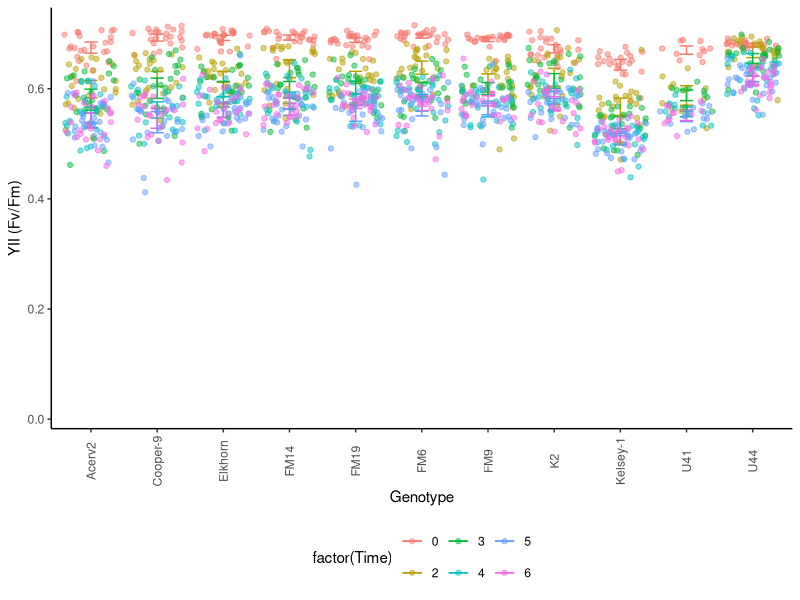
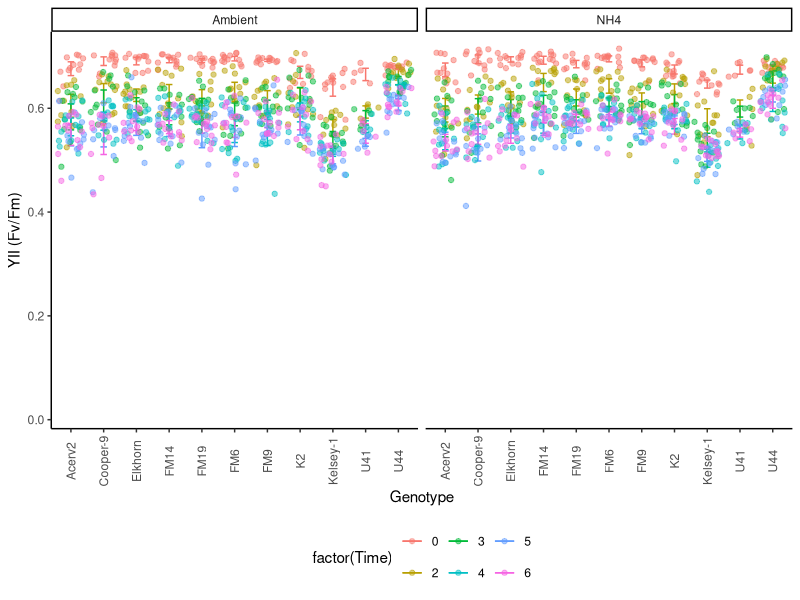
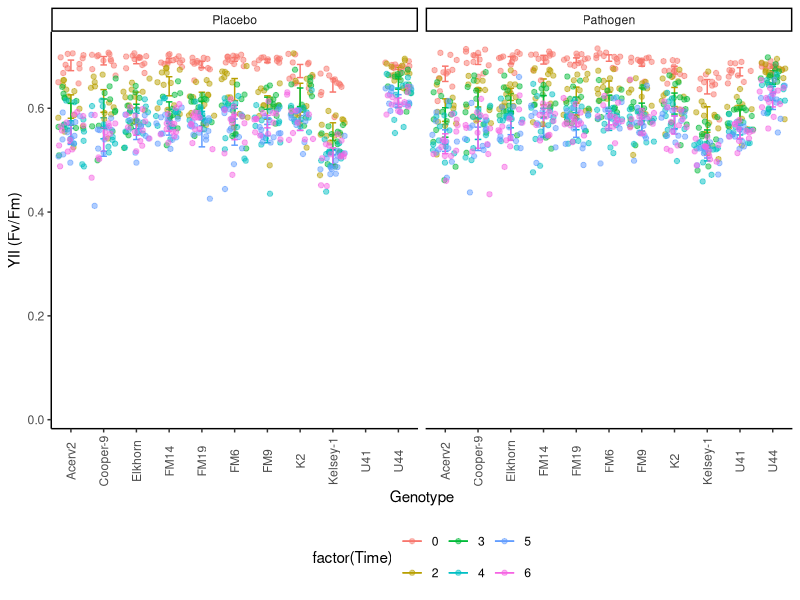
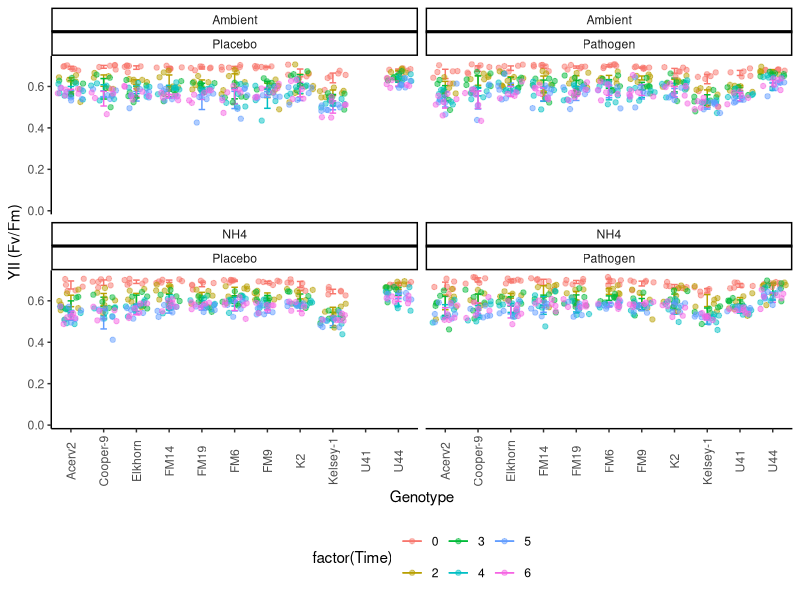
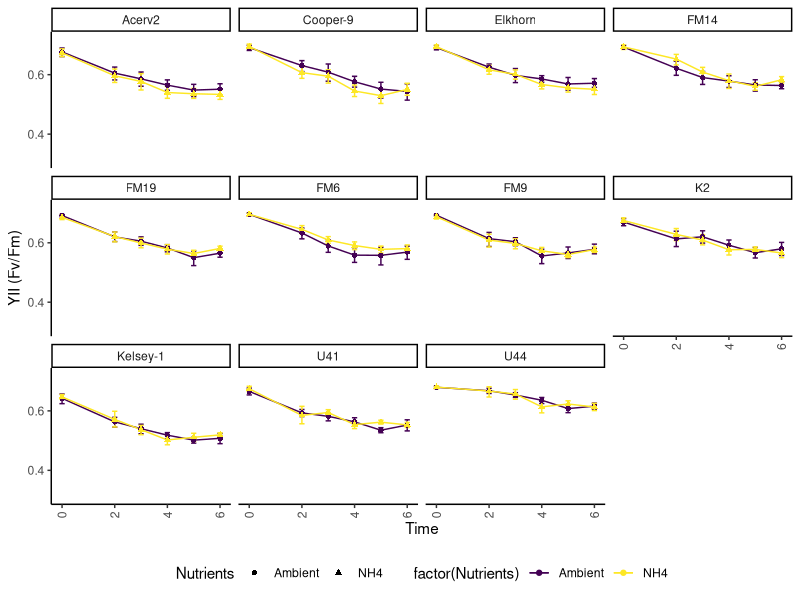
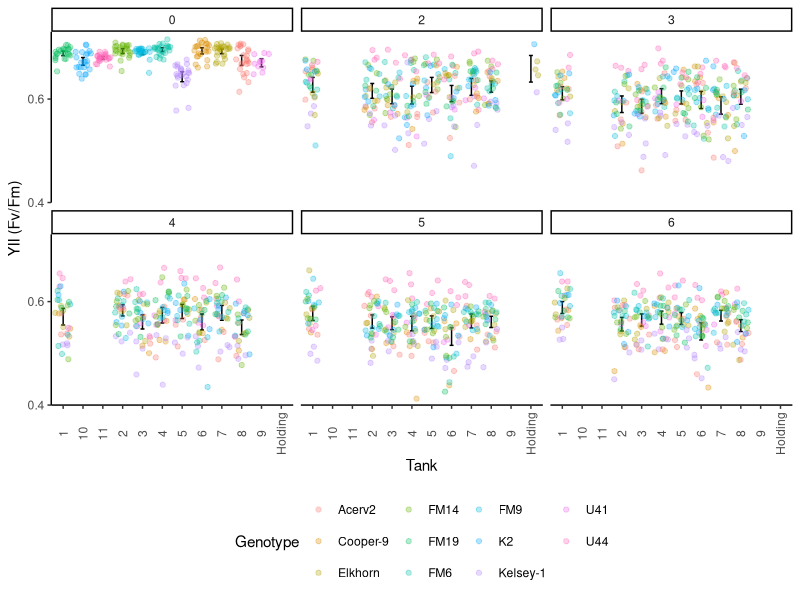
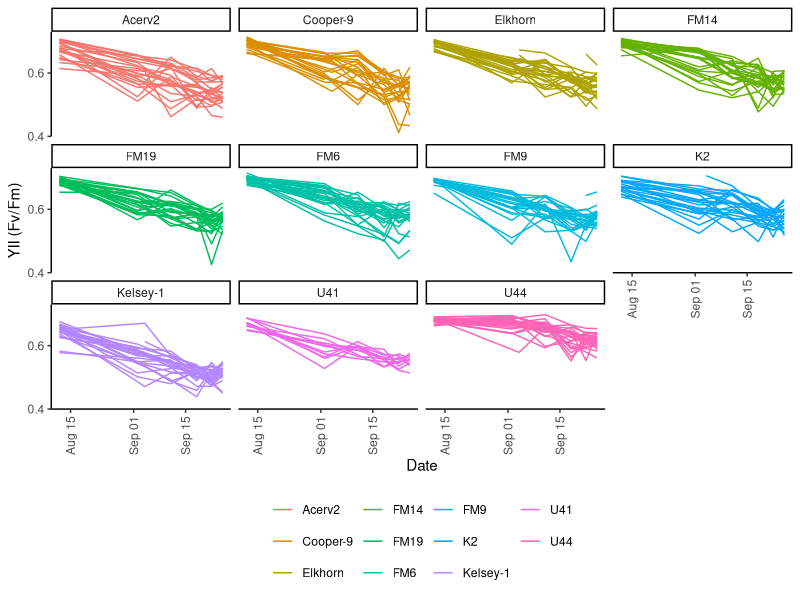
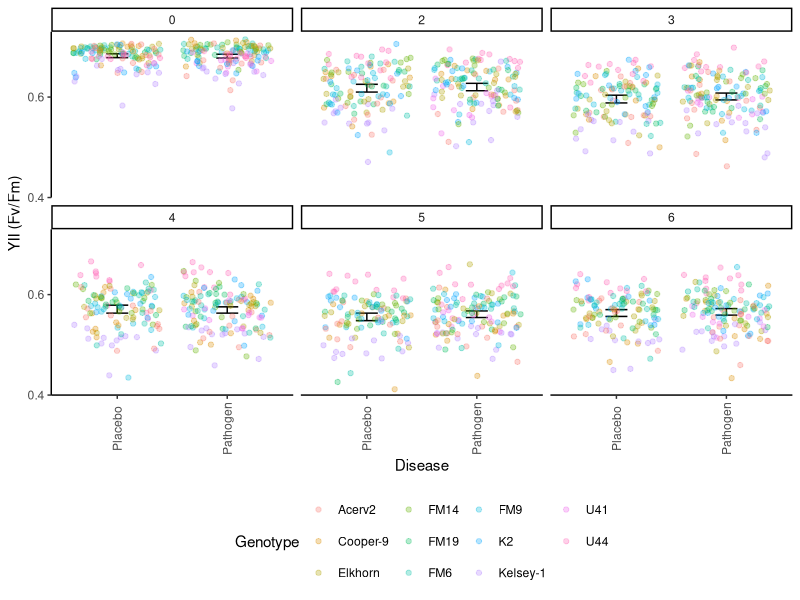

Write the R code that produced these figures, in order. (Note: this script raises an error after producing the figures.)
## ---- chunk 1
knitr::opts_chunk$set(echo = TRUE, warning=FALSE, message=FALSE, fig.width=7, fig.height=7 )
## ---- chunk 2

# Get all libraries and sources required to run the script

library(dplyr)
library(plyr)
library(reshape2)
library(ggplot2)
library(ggthemes)

theme_set (theme_classic() + theme(panel.grid.major = element_blank(),
                              panel.grid.minor = element_blank(), 
                              axis.line = element_line(colour = "black"),
                              legend.position="none",
                              axis.text.x = element_text(angle = 90, vjust = 0.5),
                              plot.title = element_text(size=12, face="bold"),
                              #panel.border = element_rect(colour = "black", fill=NA, size=1)
                              panel.border = element_blank()
                              ))
## ---- chunk 3

# 1. Import data: 

  # Long format Ssid YII
    YII.Tall<-read.csv("Data/YII_tall.csv")

  # Wide format 
    # YII.wide<- YII.Tall<-readRDS("Data/YII.Wide.rds")
    # YII.Wide<-read.csv("Data/YII_Wide.csv")
  
  #summary(YII.Tall)


# 2. Data clean-up an types: 
  
  # Variable types 
    #YII.nutrients$Time <- as.factor(YII.nutrients$Time)
    YII.Tall$Time<-as.numeric(YII.Tall$Time)
    YII.Tall$Date<-as.Date(YII.Tall$Date, "%Y-%m-%d")
    YII.Tall$Days<-(as.numeric(YII.Tall$Date)-18486)
  
  # Remove-unused data    
    Extras <- YII.Tall[which (YII.Tall$Nutrients=="Extra"), ]
    YII.Tall <- droplevels(YII.Tall[!rownames(YII.Tall) %in%
                                        rownames(Extras), ])
    
    Error <- YII.Tall[which (YII.Tall$YII==0), ]
    YII.Tall <- droplevels(YII.Tall[!rownames(YII.Tall) %in%
                                        rownames(Error), ])
  # Treatments
    YII.Tall$Nutrients<-factor(YII.Tall$Nutrients, 
                             levels= c("Ambient", "NH4"), ordered=TRUE)
    YII.Tall$Disease<-factor(YII.Tall$Disease, 
                             levels= c("Placebo", "Pathogen"), ordered=TRUE)
  # Replicates
    YII.Tall$Tank<-factor(YII.Tall$Tank, ordered=FALSE)
    YII.Tall$Genotype<-factor(YII.Tall$Genotype, ordered=FALSE)
  
  summary(YII.Tall)

# Subset data  
YII.CRF<-YII.Tall[which(YII.Tall$Genotype=='K2'|
                      YII.Tall$Genotype=='U41'|
                      YII.Tall$Genotype=='U44'), ]

YII.UM<-YII.Tall[which(YII.Tall$Genotype=='Acerv2'|
                      YII.Tall$Genotype=='Cooper-9'|
                      YII.Tall$Genotype=='Elkhorn'|
                      YII.Tall$Genotype=='Kelsey-1'), ]

YII.FWC<-YII.Tall[which(YII.Tall$Genotype=='FM14'|
                      YII.Tall$Genotype=='FM6'|
                      YII.Tall$Genotype=='FM9'), ]
## ---- chunk 4
# Genotype

YII_Genet<- ggplot(YII.Tall, aes (Genotype, YII, colour=factor(Time))) +
  stat_summary(fun.data = "mean_cl_boot",geom = "errorbar", width = 0.2 )+
  stat_summary(fun.y=mean, geom="line") + 
  geom_jitter(alpha=0.5)+ theme(legend.position = "bottom")+
  scale_y_continuous(limits = c(0, .73),
                         breaks = seq(0, 0.7,0.2),  
                         expand = c(0.01, 0.01),
                         name=("YII (Fv/Fm)"))
  
YII_Genet

YII_Genet+ facet_wrap(~Nutrients)
YII_Genet+ facet_wrap(~Disease)
YII_Genet+ facet_wrap(Nutrients~Disease)


YII_Genet<- ggplot(YII.Tall, aes (Time, YII, colour=factor(Nutrients), shape=Nutrients)) +
  stat_summary(fun.data = "mean_cl_boot",geom = "errorbar", width = 0.2 )+
  stat_summary(fun.y=mean, geom="line") + 
  stat_summary(fun.y=mean, geom="point") +
  #geom_jitter(alpha=0.2)+
  theme(legend.position = "bottom")+
  scale_y_continuous(limits = c(0.3, .73),
                         breaks = seq(0, 0.7,0.2),  
                         expand = c(0.01, 0.01),
                         name=("YII (Fv/Fm)"))
YII_Genet+ facet_wrap(~Genotype)
## ---- chunk 5
YII_Tank<- ggplot(YII.Tall, aes (Tank, YII)) +
  stat_summary(fun.data = "mean_cl_boot",geom = "errorbar", width = 0.2 )+
  stat_summary(fun.y=mean, geom="line") + 
  scale_y_continuous(limits = c(0.4, .73),
                         breaks = seq(0, 0.7,0.2),  
                         expand = c(0, 0),
                         name=("YII (Fv/Fm)"))+
  geom_jitter(aes(colour=Genotype), alpha=0.3)+
  facet_wrap(~Time) +
  theme(legend.position = "bottom")
YII_Tank

# YII_Tank+ facet_wrap(Time~Nutrients)
# YII_Tank+ facet_wrap(Time~Disease)
## ---- chunk 6
YII_Frag<- ggplot(YII.Tall, aes (Date, YII, group=(Fragment),
                                    colour=factor(Genotype))) + 
      geom_line()+
      
     scale_y_continuous(limits = c(0.4, .73),
                         breaks = seq(0, 0.7,0.2),  
                         expand = c(0, 0),
                         name=("YII (Fv/Fm)"))+
    
    theme(legend.position="bottom",
        legend.title = element_blank(), 
        strip.background =element_rect(fill=NA)) 
YII_Frag+facet_wrap(~Genotype)
## ---- chunk 7
YII_Disease<- ggplot(YII.Tall, aes (Disease, YII)) +
  stat_summary(fun.data = "mean_cl_boot",geom = "errorbar", width = 0.2 )+
  stat_summary(fun.y=mean, geom="line") + 
  scale_y_continuous(limits = c(0.4, .73),
                         breaks = seq(0, 0.7,0.2),  
                         expand = c(0, 0),
                         name=("YII (Fv/Fm)"))+
  geom_jitter(aes(colour=Genotype), alpha=0.3)+
  facet_wrap(~Time) +
  theme(legend.position = "bottom")
YII_Disease

YII_Tank+ facet_wrap(Time~Nutrients)
YII_Tank+ facet_wrap(Time~Disease)

## ---- chunk 8

YII_Genotype<- ggplot(YII.Tall, aes (Date, YII, colour=factor(Nutrients))) +
  stat_summary(fun.data = "mean_cl_boot",geom = "errorbar", width = 0.2 )+
  stat_summary(fun.y=mean, geom="line")
YII_Genotype +  facet_grid (~Disease)
YII_Genotype +  facet_wrap(~Genotype)

YII_Genotype<- ggplot(YII.Tall, aes (Time, YII, colour=factor(Nutrients))) +
  stat_summary(fun.data = "mean_cl_boot",geom = "errorbar", width = 0.2 )+
  stat_summary(fun.y=mean, geom="line")
YII_Genotype + facet_grid (Genotype~.)

YII_Genotype<- ggplot(YII.Tall, aes (Time, YII, colour=factor(Fragment))) +
  # stat_summary(fun.data = "mean_cl_boot",geom = "errorbar", width = 0.2 )+
  #stat_summary(fun.y=mean, geom="point", size =3, alpha=0.5) +
  stat_summary(fun.y=mean, geom="line") +   theme_gdocs()
YII_Genotype + ylim(0.2, 0.65) + facet_grid (Genotype~Nutrients) + theme(legend.position="none")
  # xlim(as.Date(c("2017-11-01", "2018-02-30")))

# Nutrients

YII_Treat<- ggplot(YII.Tall, aes (Date, YII, colour=factor(Nutrients))) +   stat_summary(fun.data = "mean_cl_boot",geom = "errorbar", width = 0.2)+
  stat_summary(fun.y=mean, geom="point", size =3, alpha=0.5) +
  stat_summary(fun.y=mean, geom="line") + theme_gdocs()
YII_Treat  + ylim(0.2, 0.7) #+ xlim(as.Date(c("2017-11-01", "2018-01-20"))) +
   #facet_grid (~Replicate)  #+ geom_jitter()

YII_Date <- ggplot(YII.Tall, aes (Nutrients, YII, colour=factor(Nutrients))) +
  stat_summary(fun.data = "mean_cl_boot",geom = "errorbar", width = 0.2)+
  stat_summary(fun.y=mean, geom="point", size =3, alpha=0.5) +
  theme_gdocs() 
YII_Date + facet_grid (Genotype~Date) + theme(legend.position="none")

## ---- chunk 9

# After nutrients 

YII.nutrients<-YII.Tall[which(YII.Tall$Time>4),]

YII_Genotype<- ggplot(YII.nutrients, aes (Date, YII, colour=factor(Genotype))) +
  stat_summary(fun.data = "mean_cl_boot",geom = "errorbar", width = 0.2 )+
  #stat_summary(fun.y=mean, geom="point", size =3, alpha=0.5) +
  stat_summary(fun.y=mean, geom="line") +   theme_gdocs()
YII_Genotype + ylim(0.2, 0.7) + facet_grid (Nutrients~.)

YII_Nut<- ggplot(YII.nutrients, aes (Date, YII, colour=factor(Nutrients))) +
  stat_summary(fun.data = "mean_cl_boot",geom = "errorbar", width = 0.2 )+
  stat_summary(fun.y=mean, geom="point", size =3, alpha=0.5) +
  stat_summary(fun.y=mean, geom="line") +   theme_gdocs()
YII_Nut + ylim(0.2, 0.7) +  facet_wrap (~Genotype) 

YII_Nut<- ggplot(YII.nutrients, aes (Date, YII, colour=factor(Nutrients))) +
  stat_summary(fun.data = "mean_cl_boot",geom = "errorbar", width = 0.2 )+
  stat_summary(fun.y=mean, geom="point", size =3, alpha=0.5) +
  stat_summary(fun.y=mean, geom="line") +   theme_gdocs()
YII_Nut + ylim(0.2, 0.7)


YII_Date_Nut<- ggplot(YII.nutrients, aes (Nutrients, YII, colour=factor(Nutrients))) +
  stat_summary(fun.data = "mean_cl_boot",geom = "errorbar", width = 0.2 )+
  stat_summary(fun.y=mean, geom="point", size =3, alpha=0.5) +
  stat_summary(fun.y=mean, geom="line") +   theme_gdocs()
YII_Date_Nut + ylim(0.2, 0.7) +   facet_grid (~Date) 
  # + xlim(as.Date(c("2017-11-01", "2018-01-20")))


YII_VariationOverTime <- ggplot(YII.Tall, aes (Time, YII, colour=factor(Genotype)))+ 
  geom_point() + facet_wrap (~Nutrients)

library(lattice)
xyplot(YII ~ Time | Nutrients, data=YII.nutrients, type=c("p", "r"), ylim=c(0.0, 0.7))
## ---- chunk 10

Survivors  <- YII.nutrients[, c("Fragment", "Days", "Genotype", "Nutrients")]
  library(plyr)
  SurvivorsFrecuency<-as.data.frame(xtabs(~ Days + Nutrients, Survivors))
  write.csv(SurvivorsFrecuency, "SurvivorsFrecuency.csv")

YII_Genotype<- ggplot(YII.nutrients, aes (Days, YII, colour=factor(Genotype))) +
  stat_summary(fun.data = "mean_cl_boot",geom = "errorbar", width = 0.2 )+
  #stat_summary(fun.y=mean, geom="point", size =3, alpha=0.5) +
  stat_summary(fun.y=mean, geom="line") +   theme_gdocs()
YII_Genotype + ylim(0.45, 0.65) + facet_grid (~Nutrients)

YII_Nutrients<- ggplot(YII.nutrients, aes (Days, YII, colour=Nutrients)) +
  stat_summary(fun.data = "mean_cl_boot",geom = "errorbar", 
               width = 0.2, position = position_dodge(width = 2) )+
  #stat_summary(fun.y=mean, geom="point", size =3, alpha=0.5) +
  stat_summary(fun.y=mean, geom="line") +   theme_bw () + ggtitle("B.")+
  theme(plot.background=element_blank(), 
            panel.border = element_blank(),
            axis.line = element_line(colour = "black"),
            panel.grid.major = element_blank(),
            panel.grid.minor = element_blank(),
            legend.position="bottom",
            strip.background = element_rect(fill="white")) +
      annotate("rect", xmin= 2, xmax = 91,
               ymin = 0.1, ymax =0.2, fill="blue", alpha = .04)+
      annotate("rect", xmin= 79, xmax = 90,
               ymin = 0.1, ymax = .7, fill="orange", alpha = .04)+
      annotate("rect", xmin= 90, xmax = 113,
               ymin = 0.1, ymax = 0.7, fill="red", alpha = .04)+
       scale_y_continuous(limits = c(0.1, 0.7),
                         breaks = seq(0.2, 0.6,0.2),  
                         expand = c(0, 0),
                         name=("YII (Fv/Fm)")) +
      scale_x_continuous(name="Days in the experiment",
                         limits = c(-2,115),
                         breaks = seq(0, 110, 15),  
                         expand = c(0, 0)) + 
    facet_grid (Genotype~., labeller = labeller(Genotype=c(`Green` = "A.cer_1", 
                                    `Green and Orange` = "A.cer_2",
                                    `Orange` = "A.cer_3", 
                                    `Red and Orange` = "A.cer_4",
                                    `Red and Yellow` = "A.cer_5")))
YII_Nutrients 

    ggsave(file="5.3B_YII.svg", plot=YII_Nutrients, width=3.0, height=6)
    ggsave(file="5.3B_YII_NOGenotype.svg", plot=YII_Nutrients, width=3.0, height=3)


# Libraries 
  library(lme4)
  library(multcomp)
  library(multcompView)
  library(lsmeans)
      library(emmeans)
  library(effects)
  library(lmerTest)

# More complex model 
    
YII.nutrients<-subset(YII.nutrients, Days<120)
YII.nutrients$DayF<-as.factor(YII.nutrients$Days)

LM_1 <- lmer(YII ~ Nutrients * DayF + 
                             (1|Genotype/Fragment), REML=TRUE, data= YII.nutrients)

step(LM_1)
LM_2 <- lmer(YII ~ Nutrients * Days + 
                             (Nutrients|Genotype), REML=TRUE,  data= YII.nutrients)
 
LM_3 <- lmer(YII ~ Nutrients * Days + 
                             (1|Genotype), REML=TRUE, data= YII.nutrients)
 
LM_4 <- lm(YII ~ Nutrients * Days, REML = FALSE, data= YII.nutrients)

# Select model

anova(LM_1, LM_2, refit=FALSE)
anova(LM_2, LM_3, refit=FALSE)
anova(LM_3, LM_4)
 
# Final mdel 
LM_Nutrients_Days<-lmer(YII ~ Nutrients * Days + 
                             (Nutrients|Genotype), data= YII.nutrients)
  anova(LM_1)
  summary(LM_1)
  coef(LM_1)
  fitted(LM_1)
      
      layout(matrix(1:4,2,2))  
      plot(LM_1)  
      
plot(Effect(c("Nutrients","DayF"), LM_1), x.var="DayF", multiline=T, ci.style="bars")

#  Pair-wise comparisons
cld(emmeans(LM_1, "Nutrients"))
YIIAcerEmm<-cld(emmeans(LM_1, specs = c("Nutrients", "DayF")))
write.csv(YIIAcerEmm, "YIIAcerEmm.csv")

## ---- chunk 11


# Last Data Point before nutrients 

  lastYII_BN<-ggplot (YII.Wide, aes(Genotype.5, YII.5, colour=factor(Nutrients.5)))
  lastYII_BN + stat_summary(fun.data = "mean_cl_boot",geom = "errorbar", width = 0.2)+
     stat_summary(fun.y=mean, geom="point", size =3, alpha=0.5) + theme_gdocs()
  
  LM_TC_B<-lm(YII.5~Nutrients.5*Genotype.5, data = YII.Wide)
  
  anova(LM_TC_B)
  TukeyHSD(aov(LM_TC_B))
  
  cld(lsmeans(LM_TC_B, "Nutrients.5"))
  cld(lsmeans(LM_TC_B, "Genotype.5"))
  cld(lsmeans(LM_TC_B, specs = c("Nutrients.5", "Genotype.5")))

# Last Data Point After nutrients 

lastYII_BN<-ggplot (YII.Wide, aes(Genotype.13, YII.13, colour=factor(Nutrients.13)))
  lastYII_BN + stat_summary(fun.data = "mean_cl_boot",geom = "errorbar", width = 0.2)+
     stat_summary(fun.y=mean, geom="point", size =3, alpha=0.12) + theme_gdocs()
  
  LM_TC_B<-lm(YII.12~Nutrients.12*Genotype.12, data = YII.Wide)
  
  anova(LM_TC_B)
  TukeyHSD(aov(LM_TC_B))
  
  cld(lsmeans(LM_TC_B, "Nutrients.12"))
  cld(lsmeans(LM_TC_B, "Genotype.12"))
  cld(lsmeans(LM_TC_B, specs = c("Nutrients.12", "Genotype.12")))

## ---- chunk 12
# Creates bibliography 
#knitr::write_bib(c(.packages()), "packages.bib")
